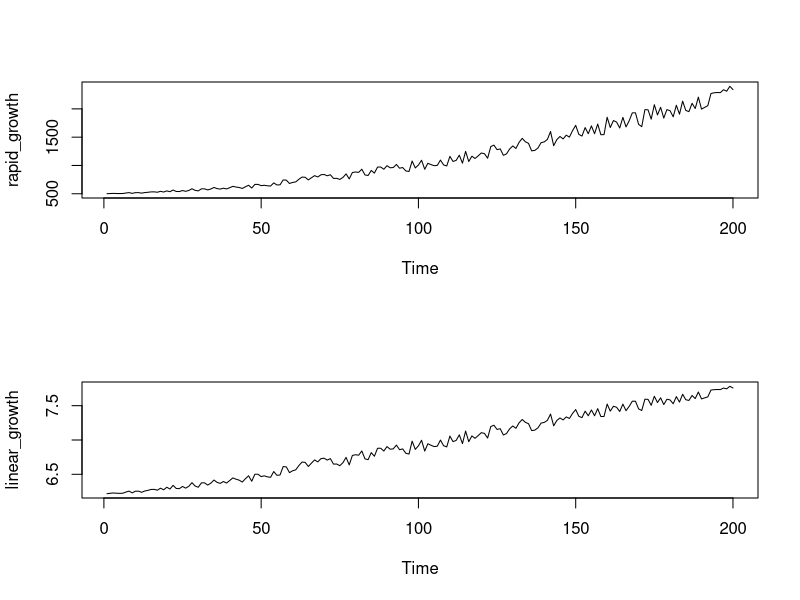
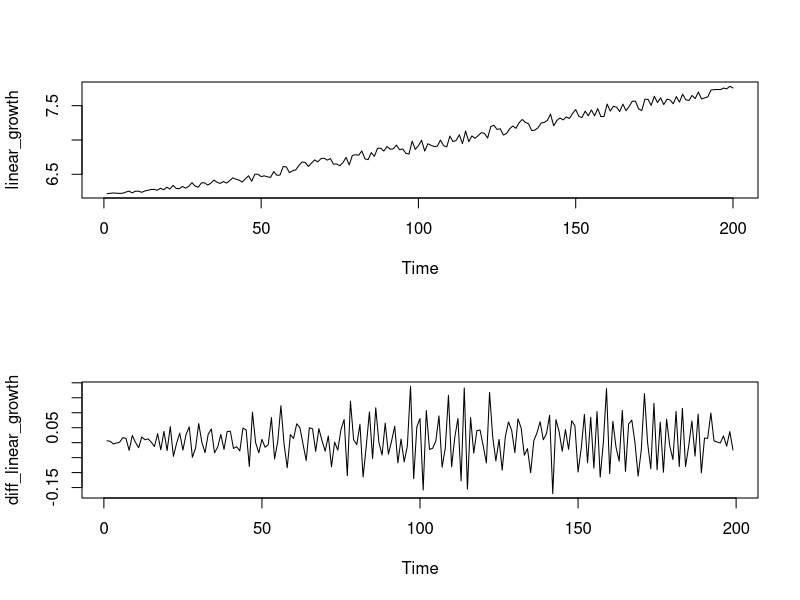
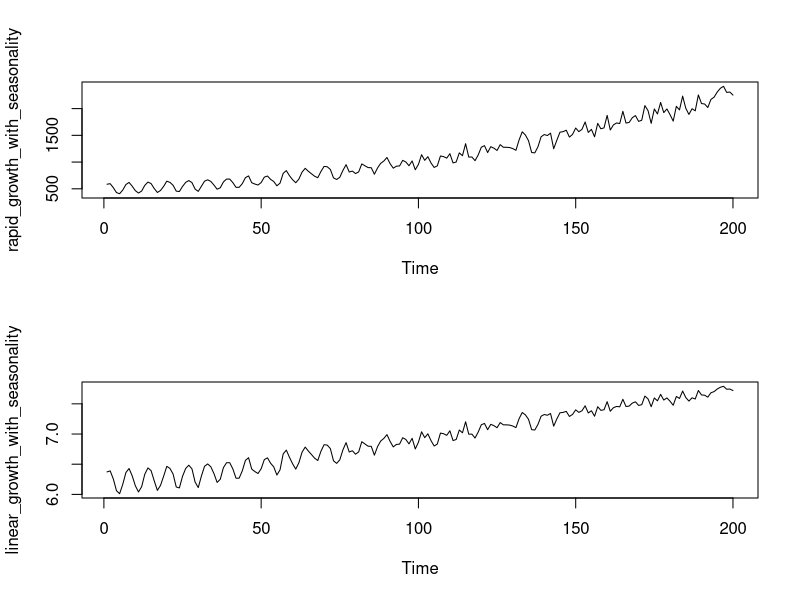
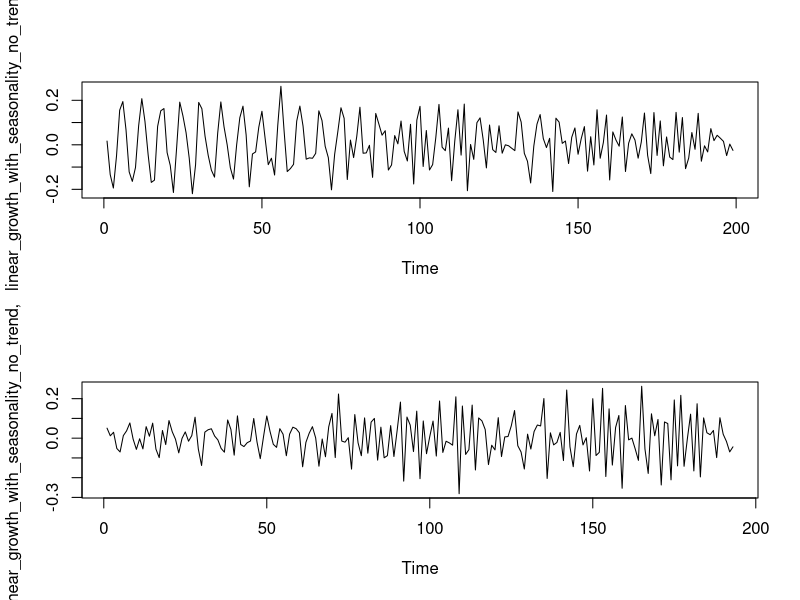
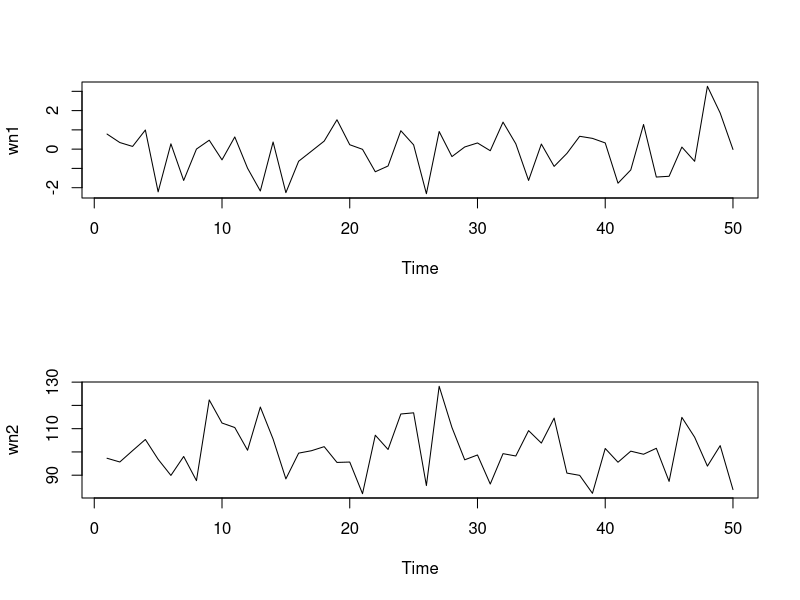
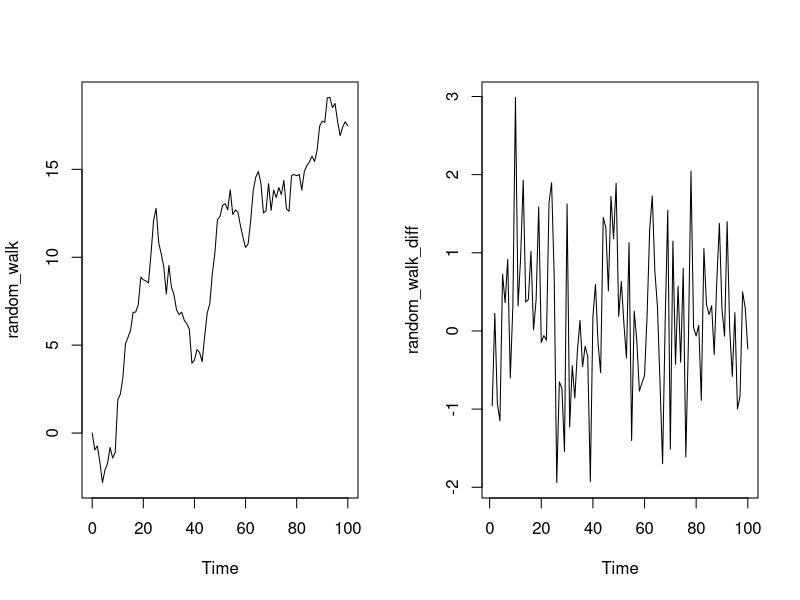
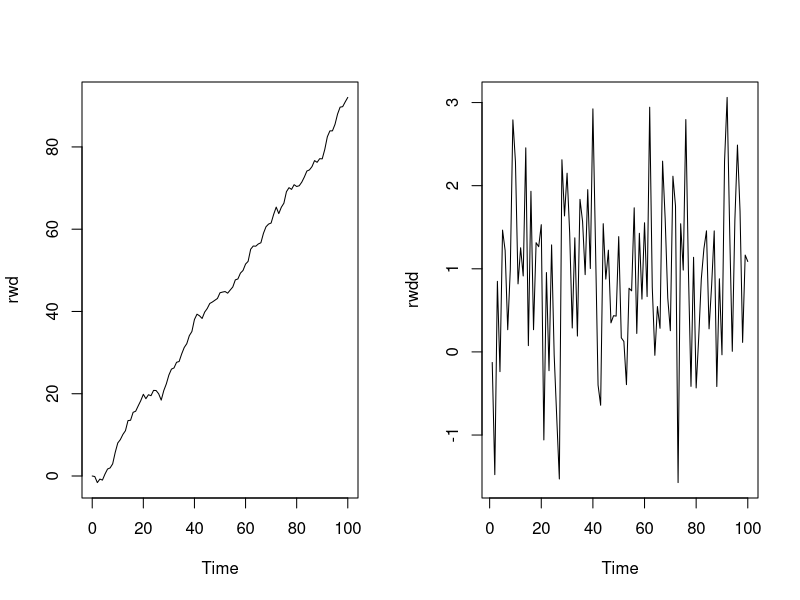
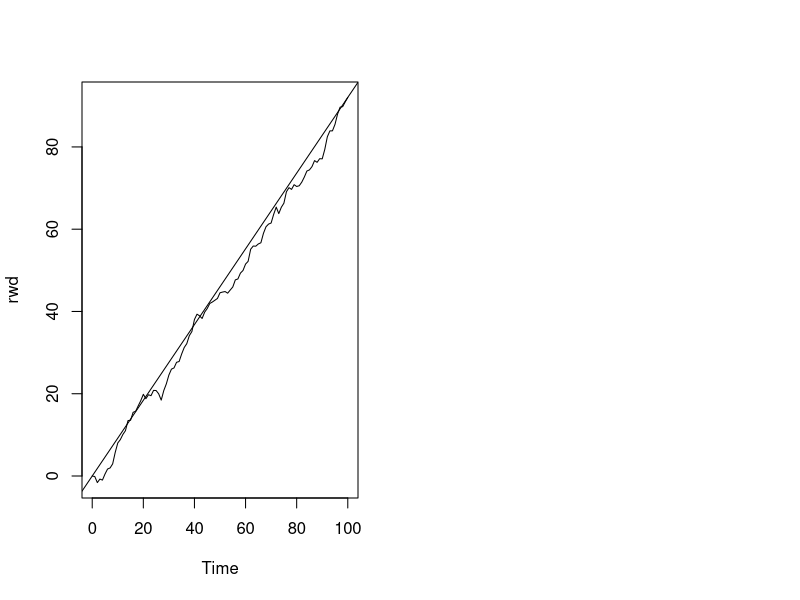

These figures' R source, in order:
## ---- chunk 1

## ---- chunk 2
rapid_growth = 500 + (seq(1, 40, length.out = 200) ^ 2) + (runif(200) * seq(1, 400, length.out=200))

par(mfrow=c(2,1))

ts.plot(rapid_growth)

linear_growth = log(rapid_growth)

ts.plot(linear_growth)
## ---- chunk 3

diff_linear_growth = diff(linear_growth)
par(mfrow=c(2,1))
ts.plot(linear_growth)
ts.plot(diff_linear_growth)
## ---- chunk 4
rapid_growth_with_seasonality = rapid_growth + sin(1:200) * 100

par(mfrow=c(2, 1))
# smooth it
linear_growth_with_seasonality = log(rapid_growth_with_seasonality)
linear_growth_with_seasonality_no_trend = diff(linear_growth_with_seasonality)
ts.plot(rapid_growth_with_seasonality)
ts.plot(linear_growth_with_seasonality)
ts.plot(linear_growth_with_seasonality_no_trend)
ts.plot(diff(linear_growth_with_seasonality_no_trend, lag=6))
## ---- chunk 5
wn1 = arima.sim(model = list(order=c(0,0,0)), n=50)
wn2 = arima.sim(model = list(order=c(0,0,0)), n=50, mean=100, sd=10)

par(mfrow=c(2,1))
ts.plot(wn1)
ts.plot(wn2)

arima(wn1, order=c(0,0,0))
mean(wn1)
var(wn1)
sqrt(var(wn1))
arima(wn2, order=c(0,0,0))
## ---- chunk 6
random_walk = arima.sim(model=list(order=c(0,1,0)), n=100)

par(mfrow=c(1,2))

ts.plot(random_walk)

random_walk_diff = diff(random_walk)

ts.plot(random_walk_diff)
## ---- chunk 7
rwd = arima.sim(model=list(order=c(0,1,0)), n=100, mean=1)
par(mfrow=c(1,2))

ts.plot(rwd)

rwdd = diff(rwd)
ts.plot(rwdd)
## ---- chunk 8
model_wn <- arima(rwdd, order=c(0,0,0))
int_wn = coef(model_wn)

ts.plot(rwd)
abline(0, int_wn)
## ---- chunk 9
# Use arima.sim() to generate WN data
white_noise <- arima.sim(model=list(order=c(0,0,0)), n=100)

# Use cumsum() to convert your WN data to RW
random_walk <- cumsum(white_noise)
  
# Use arima.sim() to generate WN drift data
wn_drift <- arima.sim(model=list(order=c(0,0,0)), n=100, mean=0.4)
  
# Use cumsum() to convert your WN drift data to RW
rw_drift <- cumsum(wn_drift)

# Plot all four data objects
plot.ts(cbind(white_noise, random_walk, wn_drift, rw_drift))
